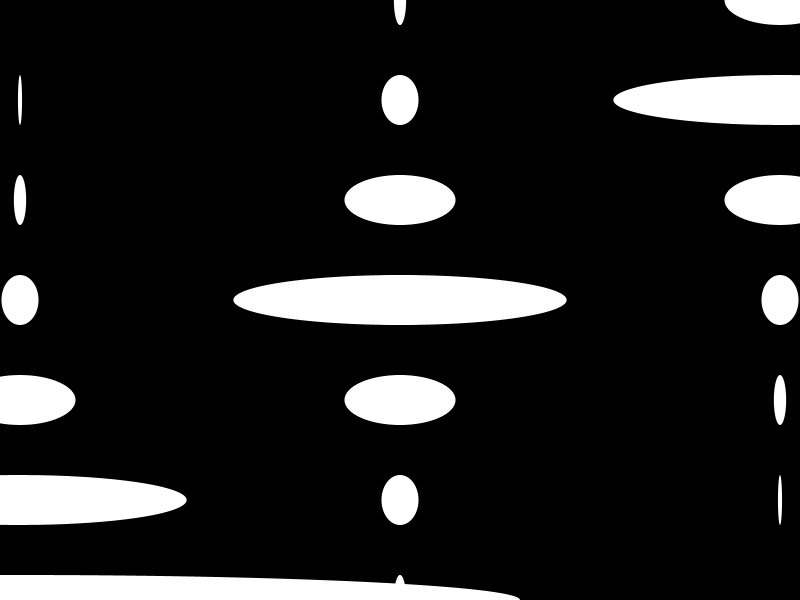
Frame 1 (no input)
Frame 2 (the mouse pressed at the canvas centre, redrawn once): identical to frame 1, image omitted

The Processing sketch that drew this single still picture (run headless with seeded random() and noise(); the mouse was pressed at the canvas centre and the sketch redrawn once):

// Processing sketch: inclass_NOC_8_04_CantorSet
// ── inclass_NOC_8_04_CantorSet.pde
// The Nature of Code
// Daniel Shiffman
// http://natureofcode.com

// Cantor Set
// Renders a simple fractal, the Cantor Set

void setup() {
  size(800, 600);
  background(0);
  
  // Call the recursive function
  cantor(20, height, 1000);
}

void draw() {
  noLoop();
}


void cantor(float x, float y, float len) {
  float h = 50;
  
  // recursive exit condition
  if (len >= 2) {
    // Draw line (as rectangle to make it easier to see)
    noStroke();
    fill(255);
    ellipse(x, y, len, h);
    // Go down to next y position
    y -= h*2;
    // Draw 2 more lines 1/3rd the length (without the middle section)
    cantor(x, y, len/3);
    cantor(width/2, height/2, len/3);
    cantor(width-x, height-y, len/3);
  }
}
